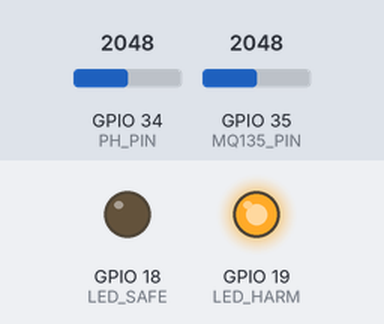
Simulated run of this sketch. Board: ESP32. On the bench: output pins drawn as LEDs (lit = HIGH). Inputs (shaded band) come from the test bench; at power-on: GPIO 34 (PH_PIN) = 2048, GPIO 35 (MQ135_PIN) = 2048. WiFi joins after 1.5 s; servers stay silent unless stated; what the sketch prints to the serial monitor is not drawn.

Above: at 2.8 s.
2.9 s: GPIO 34 (PH_PIN) set to 2720
5.6 s: GPIO 34 (PH_PIN) set to 2826
At 6.6 s:
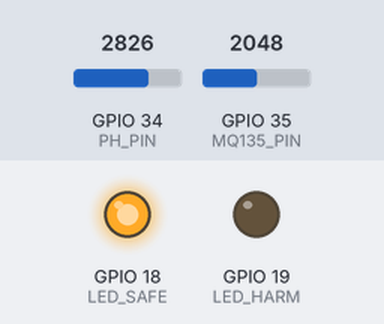
8.3 s: GPIO 34 (PH_PIN) set to 3186
11.2 s: GPIO 34 (PH_PIN) set to 3279
At 12.5 s:
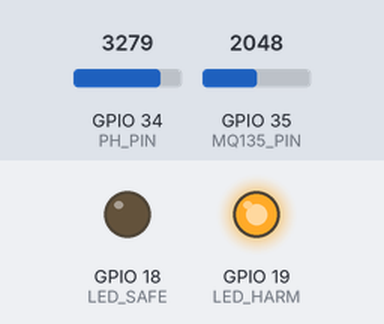
13.9 s: GPIO 34 (PH_PIN) set to 2866
At 15.2 s:
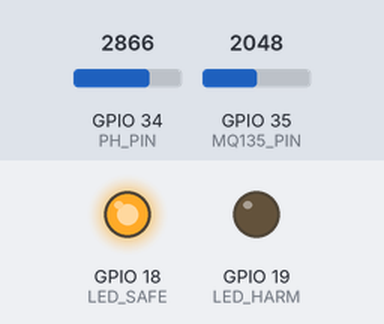
Timing chart, 0 to 16.9 s (numbered marks = the images above; inputs shaded):
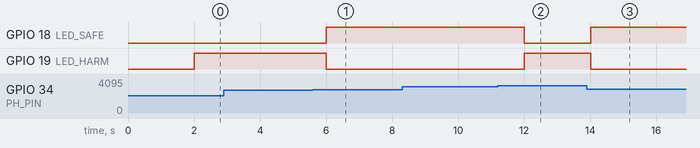

The sketch:

sketch_nov25a.ino
```cpp
#include <WiFi.h>
#include <Firebase_ESP_Client.h>

// ---------- WIFI ----------
#define WIFI_SSID "nigeeth"
#define WIFI_PASSWORD "aaaaaaa1"

// ---------- Firebase ----------
FirebaseData fbdo;
FirebaseAuth auth;
FirebaseConfig config;

// ---------- Sensors ----------
#define PH_PIN 34
#define MQ135_PIN 35
#define LED_SAFE 18
#define LED_HARM 19

unsigned long lastSensorMillis = 0;
unsigned long sensorInterval = 2000;  // read every 2 seconds

// -------------------- WiFi Connect --------------------
void wifiConnect() {
  WiFi.begin(WIFI_SSID, WIFI_PASSWORD);
  Serial.print("Connecting WiFi");
  while (WiFi.status() != WL_CONNECTED) {
    Serial.print(".");
    delay(250);
  }
  Serial.println("\nWiFi Connected!");
}

// -------------------- Setup --------------------
void setup() {
  Serial.begin(115200);

  pinMode(LED_SAFE, OUTPUT);
  pinMode(LED_HARM, OUTPUT);

  wifiConnect();

  config.api_key = "AIzaSyASBX1WRqOyJea1fm4LXGIV1PHT_7GuCVo";
  auth.user.email = "shasaninisansala2003@gmail.com";
  auth.user.password = "sh12345";
  config.database_url = "https://exercise2-55d7c-default-rtdb.asia-southeast1.firebasedatabase.app/";

  Firebase.begin(&config, &auth);

  Firebase.RTDB.setString(&fbdo, "/sensor/status", "pH + Ammonia monitoring active");
}

// -------------------- Loop --------------------
void loop() {
  unsigned long now = millis();

  if (now - lastSensorMillis >= sensorInterval) {
    lastSensorMillis = now;

    // ---------- pH Reading ----------
    int ph_raw = analogRead(PH_PIN);
    float voltage = ph_raw * (3.3 / 4095.0);
    float ph_value = 7.0 - ((voltage - 2.5) / 0.18);  // rough formula

    // ---------- Ammonia Reading ----------
    int mq_raw = analogRead(MQ135_PIN);
    float ammonia = (mq_raw * 100.0) / 4095.0;  // scale % (0–100)

    // ---------- LED Indicators ----------
    if (ph_value >= 6.5 && ph_value <= 8.5) {
      digitalWrite(LED_SAFE, HIGH);
      digitalWrite(LED_HARM, LOW);
    } else {
      digitalWrite(LED_SAFE, LOW);
      digitalWrite(LED_HARM, HIGH);
    }

    // ---------- Firebase Upload ----------
    Firebase.RTDB.setFloat(&fbdo, "/sensor/ph", ph_value);
    Firebase.RTDB.setFloat(&fbdo, "/sensor/ammonia", ammonia);

    // Debug Print
    Serial.print("pH: ");
    Serial.print(ph_value);
    Serial.print(" | Ammonia: ");
    Serial.println(ammonia);
  }

  delay(10);
}
```

Measured:
- the behaviour switches between 2767 and 2768 on GPIO 34 (PH_PIN) (found by bisection; images 0 and 1)
- the behaviour switches between 3213 and 3214 on GPIO 34 (PH_PIN) (found by bisection; images 1 and 2)
- after the input at 2.9 s, every drawn part: stays the same
- after the input at 5.6 s, GPIO 18 (LED_SAFE): LOW → HIGH after 0.41 s; GPIO 19 (LED_HARM): HIGH → LOW after 0.41 s
- after the input at 8.3 s, every drawn part: stays the same
- after the input at 11.2 s, GPIO 18 (LED_SAFE): HIGH → LOW after 0.81 s; GPIO 19 (LED_HARM): LOW → HIGH after 0.81 s
- after the input at 13.9 s, GPIO 18 (LED_SAFE): LOW → HIGH after 0.11 s; GPIO 19 (LED_HARM): HIGH → LOW after 0.11 s
